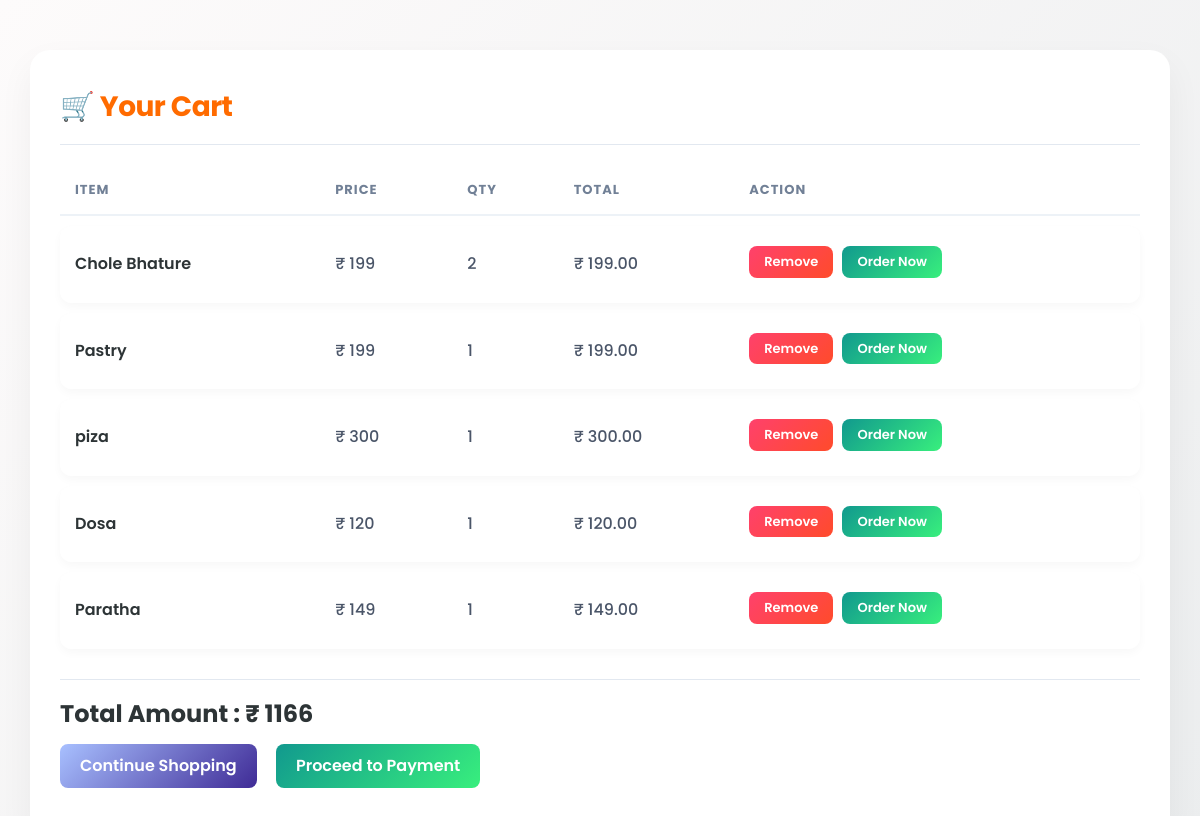
/cart/ (signed in), run on the app's committed database.
### app/models.py (models this page shows)
class Cart(models.Model):
    user = models.ForeignKey(Usersign, on_delete=models.CASCADE)
    item = models.ForeignKey(Item, on_delete=models.CASCADE)
    quantity = models.IntegerField(default=1)

class Item(models.Model):
    restaurant = models.ForeignKey(Restaurant, on_delete=models.CASCADE)
    itemname = models.CharField(max_length=100)
    itemprice = models.IntegerField()
    itemdesc = models.TextField()
    itemimage = models.ImageField(upload_to='items/')
    itemcategory = models.CharField(max_length=50)
    rating = models.FloatField(default=0)
    is_available = models.BooleanField(default=True)

### app/views.py (the view)
# urls.py: path('cart/', views.cart_page, name='cart_page'),
def cart_page(req):
    if 'user_id' in req.session:
        user = Usersign.objects.get(id=req.session['user_id'])
        cart = Cart.objects.filter(user=user)
        total = 0
        for i in cart:
            total += i.item.itemprice * i.quantity
        return render(req,'cart.html',{
            'cart':cart,
            'total':total
        })

### app/templates/cart.html (shortened to what this page needs)
<!DOCTYPE html>
<html>
<head>
    <link href="https://cdn.jsdelivr.net/npm/bootstrap@5.3.2/dist/css/bootstrap.min.css" rel="stylesheet">
</head>
<body>
    <div class="container mt-5">
        <h3>🛒 Your Cart</h3>
        <hr>
        <table class="table table-bordered">
            <thead class="table-dark">
                <tr>
                    <th>Item</th>
                    <th>Price</th>
                    <th>Qty</th>
                    <th>Total</th>
                    <th>Action</th>
                </tr>
            </thead>
            <tbody>
                {% for i in cart %}
                <tr>
                    <td>{{ i.item.itemname }}</td>
                    <td>₹ {{ i.item.itemprice }}</td>
                    <td>{{ i.quantity }}</td>
                    <td>₹ {{ i.item.itemprice|floatformat:2 }}</td>
                    <td>
                        <a href="{% url 'remove_cart' i.id %}" class="btn btn-danger btn-sm">
                            Remove
                        </a>
                        <a href="{% url 'paynow' i.item.id %}" class="btn btn-success btn-sm">
                            Order Now
                        </a>
                    </td>
                </tr>
                {% endfor %}
            </tbody>
        </table>
        <hr>
        <h4>Total Amount : ₹ {{ total }}</h4>
        <div class="mt-3">
            <a href="{% url 'userdashboard' %}" class="btn btn-secondary">
                Continue Shopping
            </a>
            <a href="" class="btn btn-success">
                Proceed to Payment
            </a>
        </div>
    </div>
</body>
</html>

### app/templates/cart.html (style rules this page uses)
body { font-family: 'Poppins', sans-serif; background: linear-gradient(135deg, #fdfbfb 0%, #ebedee 100%); min-height: 100vh; color: #333; }
.container { background: white; border-radius: 20px; padding: 40px 30px; box-shadow: 0 15px 35px rgba(0,0,0,0.05); margin-top: 50px !important; margin-bottom: 50px !important; }
h3 { font-weight: 700; color: #ff6b00; letter-spacing: -0.5px; margin-bottom: 5px; }
h4 { font-weight: 700; color: #2d3436; margin-top: 15px; font-size: 24px; }
hr { border-color: #e2e8f0; margin: 20px 0; opacity: 1; }
.table { border-collapse: separate; border-spacing: 0 10px; margin-top: -10px; }
.table-bordered { border: none; }
.table-bordered th, .table-bordered td { border: none; }
.table-dark { background-color: transparent !important; }
.table thead th { color: #718096; text-transform: uppercase; font-size: 13px; letter-spacing: 1px; border-bottom: 2px solid #edf2f7; padding: 15px; background: white !important; }
.table-dark th { color: #718096 !important; background: white !important; }
.table tbody tr { background-color: #ffffff; box-shadow: 0 4px 10px rgba(0,0,0,0.03); border-radius: 12px; transition: all 0.3s ease; }
.table td { vertical-align: middle; padding: 20px 15px; font-weight: 500; color: #4a5568; background: #fff; }
.table td:first-child { border-top-left-radius: 12px; border-bottom-left-radius: 12px; font-weight: 600; color: #2d3436; }
.table td:last-child { border-top-right-radius: 12px; border-bottom-right-radius: 12px; }
.btn { border-radius: 8px; font-weight: 600; padding: 10px 20px; transition: all 0.3s ease; border: none; }
.btn-sm { padding: 6px 15px; font-size: 13px; margin-right: 5px; margin-bottom: 5px; }
.btn-danger { background: linear-gradient(135deg, #ff416c 0%, #ff4b2b 100%); color: white; }
.btn-success { background: linear-gradient(135deg, #11998e 0%, #38ef7d 100%); color: white; }
.btn-secondary { background: linear-gradient(135deg, #a8c0ff 0%, #3f2b96 100%); color: white; }
.mt-3 a { margin-right: 15px; margin-bottom: 10px; display: inline-block; }

### data on the page
Cart: item.itemname "Chole Bhature", item.itemprice "199", quantity "2", item.itemprice "199.00"
Cart: item.itemname "Pastry", item.itemprice "199", quantity "1", item.itemprice "199.00"
Cart: item.itemname "piza", item.itemprice "300", quantity "1", item.itemprice "300.00"
Cart: item.itemname "Dosa", item.itemprice "120", quantity "1", item.itemprice "120.00"
Cart: item.itemname "Paratha", item.itemprice "149", quantity "1", item.itemprice "149.00"

### other printed values
{{ total }} "1166"
